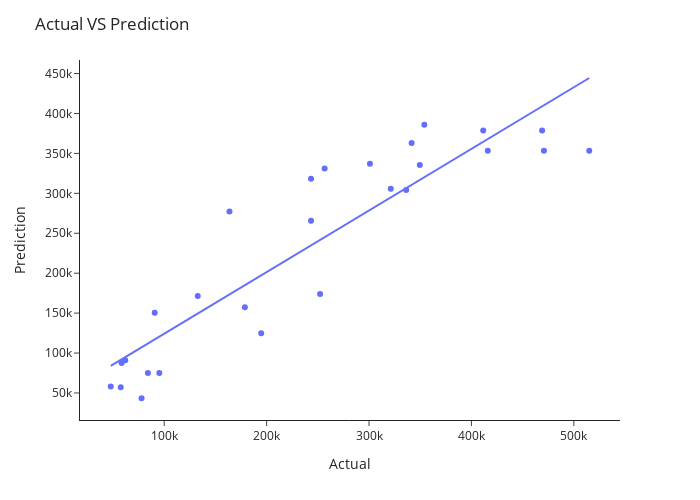

Write notebook code for a chart like this one.
### Markdown cell above
Dikutip dari [Dokumentasi Amazon Web Services](https://docs.aws.amazon.com/sagemaker/latest/dg/xgboost-HowItWorks.html), XGBoost adalah algoritma yang efisien dan skalabel yang menggunakan metode gradient boosting framework untuk regresi dan klasifikasi. XGBoost mengimplementasikan pohon keputusan dengan peningkatan gradient, yang memungkinkannya melakukan prediksi yang cepat dan akurat. Algoritma ini meminimalkan fungsi objektif yang terdiri dari dua bagian yaitu fungsi kerugian yang mengukur kesalahan prediksi dan pengaturan yang mencegah overfitting melalui regularisasi. XGBoost juga mendukung penyetelan hyperparameter untuk memaksimalkan performa model.

### Code cell
# membuat grafik scatter plot
fig = px.scatter(x=y_test, y=y_pred_xgb_tuning, trendline='ols')

fig.update_layout(
    title_text="Actual VS Prediction",
    xaxis_title="Actual",
    yaxis_title="Prediction",
    showlegend=False,
    width=700,
    height=500,
    template="simple_white"
)

# menampilkan grafik
fig.show()

### Figure 1 — Plotly figure (JSON) as saved in the notebook; plotly's stock layout.template omitted (floating-point values rounded to 4 significant figures)
{"data": [{"hovertemplate": "x=%{x}<br>y=%{y}<extra></extra>", "legendgroup": "", "marker": {"color": "#636efa", "symbol": "circle"}, "mode": "markers", "name": "", "orientation": "v", "showlegend": false, "type": "scatter", "x": [194690, 252212, 349557, 515044, 470796, 353982, 411504, 300884, 243362, 84070, 321238, 95221, 61946, 163716, 336283, 47787, 58407, 341592, 415929, 243362, 90707, 256637, 178761, 57522, 132743, 469026, 77876], "xaxis": "x", "y": [124700.0, 174000.0, 335600.0, 353300.0, 353300.0, 385900.0, 378700.0, 336900.0, 265800.0, 75090.0, 305800.0, 75090.0, 91030.0, 277300.0, 304200.0, 58020.0, 87610.0, 363100.0, 353300.0, 318400.0, 150400.0, 331100.0, 157200.0, 57270.0, 171400.0, 378700.0, 43390.0], "yaxis": "y"}, {"hovertemplate": "<b>OLS trendline</b><br>y = 0.771295 * x + 47185.1<br>R<sup>2</sup>=0.820411<br><br>x=%{x}<br>y=%{y} <b>(trend)</b><extra></extra>", "legendgroup": "", "marker": {"color": "#636efa", "symbol": "circle"}, "mode": "lines", "name": "", "showlegend": false, "type": "scatter", "x": [47787, 57522, 58407, 61946, 77876, 84070, 90707, 95221, 132743, 163716, 178761, 194690, 243362, 243362, 252212, 256637, 300884, 321238, 336283, 341592, 349557, 353982, 411504, 415929, 469026, 470796, 515044], "xaxis": "x", "y": [84040.0, 91550.0, 92230.0, 94960.0, 107300.0, 112000.0, 117100.0, 120600.0, 149600.0, 173500.0, 185100.0, 197300.0, 234900.0, 234900.0, 241700.0, 245100.0, 279300.0, 295000.0, 306600.0, 310700.0, 316800.0, 320200.0, 364600.0, 368000.0, 408900.0, 410300.0, 444400.0], "yaxis": "y"}], "layout": {"height": 500, "legend": {"tracegroupgap": 0}, "margin": {"t": 60}, "showlegend": false, "title": {"text": "Actual VS Prediction"}, "width": 700, "xaxis": {"anchor": "y", "domain": [0, 1], "title": {"text": "Actual"}}, "yaxis": {"anchor": "x", "domain": [0, 1], "title": {"text": "Prediction"}}}}
